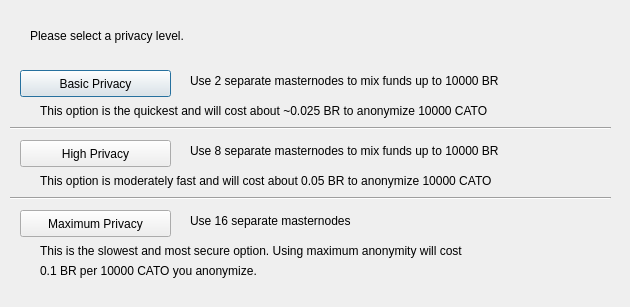
<?xml version="1.0" encoding="UTF-8"?>
<ui version="4.0">
 <class>ObfuscationConfig</class>
 <widget class="QDialog" name="ObfuscationConfig">
  <property name="geometry">
   <rect>
    <x>0</x>
    <y>0</y>
    <width>630</width>
    <height>307</height>
   </rect>
  </property>
  <property name="windowTitle">
   <string>Configure Obfuscation</string>
  </property>
  <widget class="QPushButton" name="buttonBasic">
   <property name="geometry">
    <rect>
     <x>20</x>
     <y>70</y>
     <width>151</width>
     <height>27</height>
    </rect>
   </property>
   <property name="text">
    <string>Basic Privacy</string>
   </property>
  </widget>
  <widget class="QPushButton" name="buttonHigh">
   <property name="geometry">
    <rect>
     <x>20</x>
     <y>140</y>
     <width>151</width>
     <height>27</height>
    </rect>
   </property>
   <property name="text">
    <string>High Privacy</string>
   </property>
  </widget>
  <widget class="QPushButton" name="buttonMax">
   <property name="geometry">
    <rect>
     <x>20</x>
     <y>210</y>
     <width>151</width>
     <height>27</height>
    </rect>
   </property>
   <property name="text">
    <string>Maximum Privacy</string>
   </property>
  </widget>
  <widget class="QLabel" name="label">
   <property name="geometry">
    <rect>
     <x>30</x>
     <y>20</y>
     <width>571</width>
     <height>31</height>
    </rect>
   </property>
   <property name="text">
    <string>Please select a privacy level.</string>
   </property>
  </widget>
  <widget class="QLabel" name="label_2">
   <property name="geometry">
    <rect>
     <x>190</x>
     <y>70</y>
     <width>421</width>
     <height>21</height>
    </rect>
   </property>
   <property name="text">
    <string>Use 2 separate masternodes to mix funds up to 10000 BR</string>
   </property>
  </widget>
  <widget class="QLabel" name="label_3">
   <property name="geometry">
    <rect>
     <x>190</x>
     <y>140</y>
     <width>411</width>
     <height>21</height>
    </rect>
   </property>
   <property name="text">
    <string>Use 8 separate masternodes to mix funds up to 10000 BR</string>
   </property>
  </widget>
  <widget class="QLabel" name="label_4">
   <property name="geometry">
    <rect>
     <x>190</x>
     <y>210</y>
     <width>421</width>
     <height>21</height>
    </rect>
   </property>
   <property name="text">
    <string>Use 16 separate masternodes</string>
   </property>
  </widget>
  <widget class="QLabel" name="label_6">
   <property name="geometry">
    <rect>
     <x>40</x>
     <y>100</y>
     <width>561</width>
     <height>21</height>
    </rect>
   </property>
   <property name="text">
    <string>This option is the quickest and will cost about ~0.025 BR to anonymize 10000 CATO</string>
   </property>
  </widget>
  <widget class="QLabel" name="label_7">
   <property name="geometry">
    <rect>
     <x>40</x>
     <y>170</y>
     <width>561</width>
     <height>21</height>
    </rect>
   </property>
   <property name="text">
    <string>This option is moderately fast and will cost about 0.05 BR to anonymize 10000 CATO</string>
   </property>
  </widget>
  <widget class="QLabel" name="label_8">
   <property name="geometry">
    <rect>
     <x>40</x>
     <y>240</y>
     <width>561</width>
     <height>21</height>
    </rect>
   </property>
   <property name="text">
    <string>This is the slowest and most secure option. Using maximum anonymity will cost</string>
   </property>
  </widget>
  <widget class="QLabel" name="label_9">
   <property name="geometry">
    <rect>
     <x>40</x>
     <y>260</y>
     <width>561</width>
     <height>21</height>
    </rect>
   </property>
   <property name="text">
    <string>0.1 BR per 10000 CATO you anonymize.</string>
   </property>
  </widget>
  <widget class="Line" name="line">
   <property name="geometry">
    <rect>
     <x>10</x>
     <y>120</y>
     <width>601</width>
     <height>16</height>
    </rect>
   </property>
   <property name="orientation">
    <enum>Qt::Horizontal</enum>
   </property>
  </widget>
  <widget class="Line" name="line_2">
   <property name="geometry">
    <rect>
     <x>10</x>
     <y>190</y>
     <width>601</width>
     <height>16</height>
    </rect>
   </property>
   <property name="orientation">
    <enum>Qt::Horizontal</enum>
   </property>
  </widget>
 </widget>
 <resources/>
 <connections/>
</ui>
